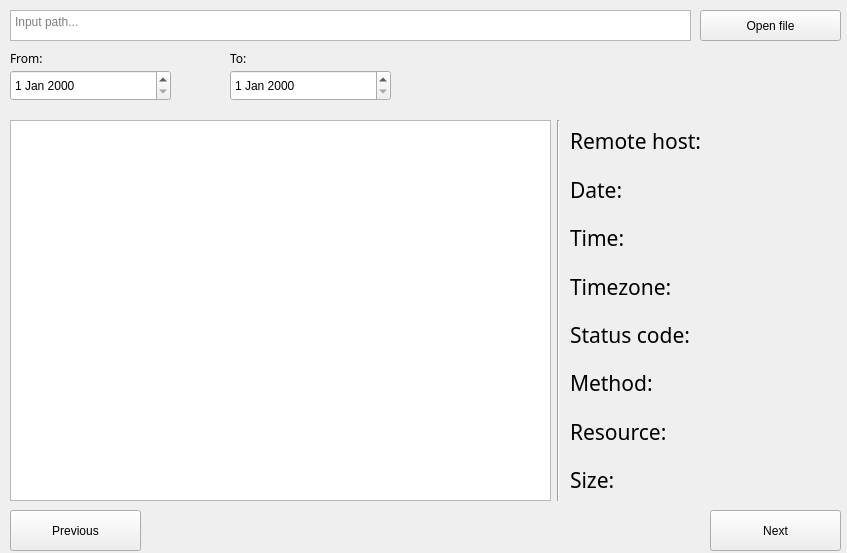
<?xml version="1.0" encoding="UTF-8"?>
<ui version="4.0">
 <class>MainWindow</class>
 <widget class="QMainWindow" name="MainWindow">
  <property name="geometry">
   <rect>
    <x>0</x>
    <y>0</y>
    <width>847</width>
    <height>553</height>
   </rect>
  </property>
  <property name="sizePolicy">
   <sizepolicy hsizetype="Preferred" vsizetype="Preferred">
    <horstretch>0</horstretch>
    <verstretch>0</verstretch>
   </sizepolicy>
  </property>
  <property name="windowTitle">
   <string>SSH Log Browser</string>
  </property>
  <widget class="QWidget" name="centralwidget">
   <widget class="QTextEdit" name="pathInput">
    <property name="geometry">
     <rect>
      <x>10</x>
      <y>10</y>
      <width>681</width>
      <height>31</height>
     </rect>
    </property>
    <property name="cursor" stdset="0">
     <cursorShape>IBeamCursor</cursorShape>
    </property>
    <property name="placeholderText">
     <string>Input path...</string>
    </property>
   </widget>
   <widget class="QPushButton" name="PathButton">
    <property name="geometry">
     <rect>
      <x>700</x>
      <y>10</y>
      <width>141</width>
      <height>31</height>
     </rect>
    </property>
    <property name="cursor">
     <cursorShape>UpArrowCursor</cursorShape>
    </property>
    <property name="text">
     <string>Open file</string>
    </property>
   </widget>
   <widget class="QListWidget" name="listOfLogs">
    <property name="geometry">
     <rect>
      <x>10</x>
      <y>120</y>
      <width>541</width>
      <height>381</height>
     </rect>
    </property>
   </widget>
   <widget class="QLabel" name="labelDateFrom">
    <property name="geometry">
     <rect>
      <x>10</x>
      <y>50</y>
      <width>111</width>
      <height>16</height>
     </rect>
    </property>
    <property name="font">
     <font>
      <family>Rockwell</family>
     </font>
    </property>
    <property name="text">
     <string>From:</string>
    </property>
   </widget>
   <widget class="QLabel" name="labelDateEnd">
    <property name="geometry">
     <rect>
      <x>230</x>
      <y>50</y>
      <width>111</width>
      <height>16</height>
     </rect>
    </property>
    <property name="font">
     <font>
      <family>Rockwell</family>
     </font>
    </property>
    <property name="text">
     <string>To:</string>
    </property>
   </widget>
   <widget class="QWidget" name="verticalLayoutWidget">
    <property name="geometry">
     <rect>
      <x>570</x>
      <y>120</y>
      <width>131</width>
      <height>381</height>
     </rect>
    </property>
    <layout class="QVBoxLayout" name="verticalLayout">
     <item>
      <widget class="QLabel" name="labelDateFrom_2">
       <property name="font">
        <font>
         <family>Rockwell</family>
         <pointsize>16</pointsize>
        </font>
       </property>
       <property name="text">
        <string>Remote host:</string>
       </property>
      </widget>
     </item>
     <item>
      <widget class="QLabel" name="labelDateFrom_4">
       <property name="font">
        <font>
         <family>Rockwell</family>
         <pointsize>16</pointsize>
        </font>
       </property>
       <property name="text">
        <string>Date:</string>
       </property>
      </widget>
     </item>
     <item>
      <widget class="QLabel" name="labelDateFrom_5">
       <property name="font">
        <font>
         <family>Rockwell</family>
         <pointsize>16</pointsize>
        </font>
       </property>
       <property name="text">
        <string>Time:</string>
       </property>
      </widget>
     </item>
     <item>
      <widget class="QLabel" name="labelDateFrom_6">
       <property name="font">
        <font>
         <family>Rockwell</family>
         <pointsize>16</pointsize>
        </font>
       </property>
       <property name="text">
        <string>Timezone:</string>
       </property>
      </widget>
     </item>
     <item>
      <widget class="QLabel" name="labelDateFrom_7">
       <property name="font">
        <font>
         <family>Rockwell</family>
         <pointsize>16</pointsize>
        </font>
       </property>
       <property name="text">
        <string>Status code:</string>
       </property>
      </widget>
     </item>
     <item>
      <widget class="QLabel" name="labelDateFrom_8">
       <property name="font">
        <font>
         <family>Rockwell</family>
         <pointsize>16</pointsize>
        </font>
       </property>
       <property name="text">
        <string>Method:</string>
       </property>
      </widget>
     </item>
     <item>
      <widget class="QLabel" name="labelDateFrom_9">
       <property name="font">
        <font>
         <family>Rockwell</family>
         <pointsize>16</pointsize>
        </font>
       </property>
       <property name="text">
        <string>Resource:</string>
       </property>
      </widget>
     </item>
     <item>
      <widget class="QLabel" name="labelDateFrom_3">
       <property name="font">
        <font>
         <family>Rockwell</family>
         <pointsize>16</pointsize>
        </font>
       </property>
       <property name="text">
        <string>Size:</string>
       </property>
      </widget>
     </item>
    </layout>
   </widget>
   <widget class="Line" name="line">
    <property name="geometry">
     <rect>
      <x>543</x>
      <y>120</y>
      <width>31</width>
      <height>381</height>
     </rect>
    </property>
    <property name="orientation">
     <enum>Qt::Orientation::Vertical</enum>
    </property>
   </widget>
   <widget class="QPushButton" name="pushButtonPrev">
    <property name="geometry">
     <rect>
      <x>10</x>
      <y>510</y>
      <width>131</width>
      <height>41</height>
     </rect>
    </property>
    <property name="text">
     <string>Previous</string>
    </property>
   </widget>
   <widget class="QPushButton" name="pushButtonNext">
    <property name="geometry">
     <rect>
      <x>710</x>
      <y>510</y>
      <width>131</width>
      <height>41</height>
     </rect>
    </property>
    <property name="text">
     <string>Next</string>
    </property>
   </widget>
   <widget class="QDateEdit" name="dateEdit">
    <property name="geometry">
     <rect>
      <x>10</x>
      <y>70</y>
      <width>161</width>
      <height>31</height>
     </rect>
    </property>
   </widget>
   <widget class="QDateEdit" name="dateEdit_2">
    <property name="geometry">
     <rect>
      <x>230</x>
      <y>70</y>
      <width>161</width>
      <height>31</height>
     </rect>
    </property>
   </widget>
   <widget class="QWidget" name="verticalLayoutWidget_2">
    <property name="geometry">
     <rect>
      <x>710</x>
      <y>120</y>
      <width>131</width>
      <height>381</height>
     </rect>
    </property>
    <layout class="QVBoxLayout" name="verticalLayout_2">
     <item>
      <widget class="QLabel" name="labelRemoteHost">
       <property name="font">
        <font>
         <family>Rockwell</family>
         <pointsize>16</pointsize>
        </font>
       </property>
       <property name="text">
        <string/>
       </property>
      </widget>
     </item>
     <item>
      <widget class="QLabel" name="labelDate">
       <property name="font">
        <font>
         <family>Rockwell</family>
         <pointsize>16</pointsize>
        </font>
       </property>
       <property name="text">
        <string/>
       </property>
      </widget>
     </item>
     <item>
      <widget class="QLabel" name="labelTime">
       <property name="font">
        <font>
         <family>Rockwell</family>
         <pointsize>16</pointsize>
        </font>
       </property>
       <property name="text">
        <string/>
       </property>
      </widget>
     </item>
     <item>
      <widget class="QLabel" name="labelTimezone">
       <property name="font">
        <font>
         <family>Rockwell</family>
         <pointsize>16</pointsize>
        </font>
       </property>
       <property name="text">
        <string/>
       </property>
      </widget>
     </item>
     <item>
      <widget class="QLabel" name="labelStatusCode">
       <property name="font">
        <font>
         <family>Rockwell</family>
         <pointsize>16</pointsize>
        </font>
       </property>
       <property name="text">
        <string/>
       </property>
      </widget>
     </item>
     <item>
      <widget class="QLabel" name="labelMethod">
       <property name="font">
        <font>
         <family>Rockwell</family>
         <pointsize>16</pointsize>
        </font>
       </property>
       <property name="text">
        <string/>
       </property>
      </widget>
     </item>
     <item>
      <widget class="QLabel" name="labelResource">
       <property name="font">
        <font>
         <family>Rockwell</family>
         <pointsize>16</pointsize>
        </font>
       </property>
       <property name="text">
        <string/>
       </property>
      </widget>
     </item>
     <item>
      <widget class="QLabel" name="labelSize">
       <property name="font">
        <font>
         <family>Rockwell</family>
         <pointsize>16</pointsize>
        </font>
       </property>
       <property name="text">
        <string/>
       </property>
      </widget>
     </item>
    </layout>
   </widget>
  </widget>
 </widget>
 <resources/>
 <connections/>
</ui>
